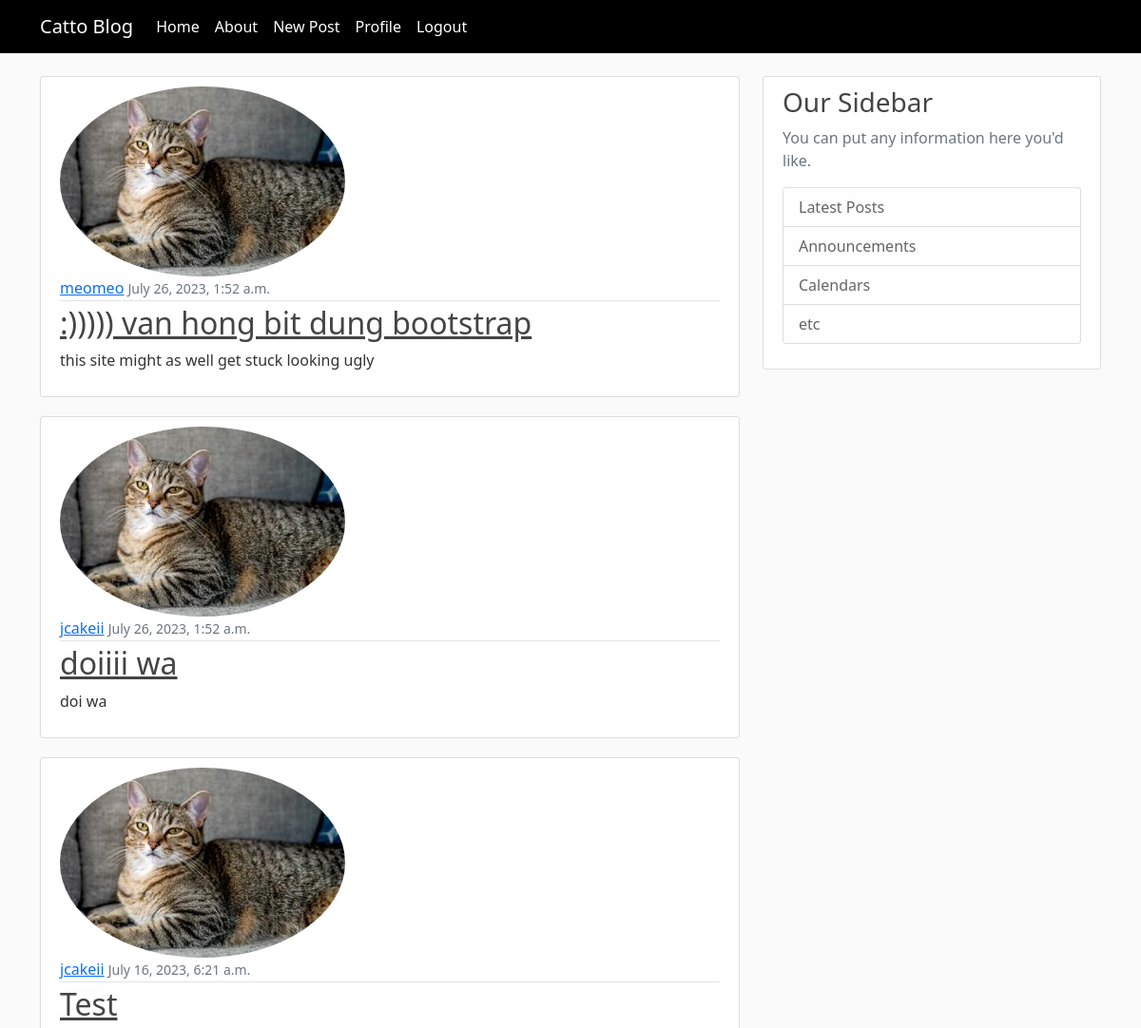
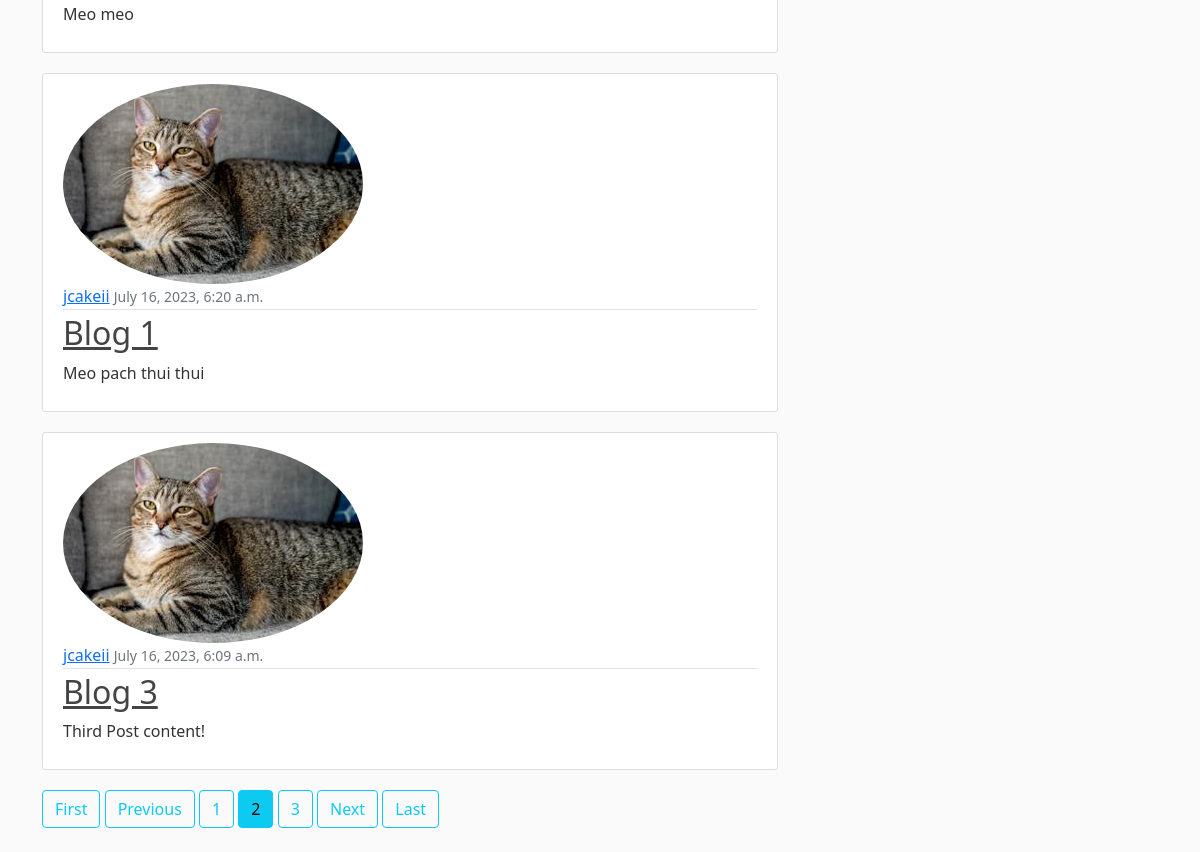
Page /?page=2 (signed in) on the committed database (2 pictures, top to bottom).
### blog/models.py (models this page shows, shortened)
class Post(models.Model): #each class is its own table in the database
    title = models.CharField(max_length = 100)
    content = models.TextField()
    date_posted = models.DateTimeField(default = timezone.now) #set the date posted to current date
    author = models.ForeignKey(User, on_delete=models.CASCADE) #pass in the related User table and what we want Django to do if the user who created the post gets deleted: if a user gets deleted, delete the post

### user/models.py (models this page shows, shortened)
class Profile(models.Model):
    user = models.OneToOneField(User, on_delete=models.CASCADE) #if user is deleted, delete the profile
    image = models.ImageField(default = 'default.jpg', upload_to = 'profile_pics')

### blog/views.py (the view)
# urls.py: path('', PostListView.as_view(), name= 'blog-home'),
class PostListView(ListView):
    model = Post
    template_name = 'blog/home.html' #<app>/<model>_<viewtype>.html
    context_object_name = 'posts'
    ordering = ['-date_posted']
    paginate_by = 5

### blog/templates/blog/home.html
{% extends "blog/base.html" %}
{% block content %}
  {% for post in posts %}
    <article class="media content-section">
        <img class ="rounded-circle article-image" src = "{{ post.author.profile.image.url }}">
        <div class="media-body">
          <div class="article-metadata">
            <a class="mr-2" href="{% url 'user-posts' post.author.username %}">{{ post.author }}</a>
            <small class="text-muted">{{ post.date_posted }}</small>
          </div>
          <h2><a class="article-title" href="{% url 'post-detail' post.id %}">{{ post.title }}</a></h2>
          <p class="article-content">{{ post.content }}</p>
        </div>
      </article>
  {% endfor %}
  {% if is_paginated %}
  {% if page_obj.has_previous %}
    <a class="btn btn-outline-info mb-4" href="?page=1">First</a>
    <a class="btn btn-outline-info mb-4" href="?page={{ page_obj.previous_page_number }}">Previous</a>
  {% endif %}
  {% for num in page_obj.paginator.page_range %}
    {% if page_obj.number == num %}
      <a class="btn btn-info mb-4" href="?page={{ num }}">{{ num }}</a>
    {% elif num > page_obj.number|add:'-3' and num < page_obj.number|add:'3' %}
      <a class="btn btn-outline-info mb-4" href="?page={{ num }}">{{ num }}</a>
    {% endif %}
  {% endfor %}
  {% if page_obj.has_next %}
    <a class="btn btn-outline-info mb-4" href="?page={{ page_obj.next_page_number }}">Next</a>
    <a class="btn btn-outline-info mb-4" href="?page={{ page_obj.paginator.num_pages }}">Last</a>
  {% endif %}
{% endif %}
{% endblock content %}

### blog/static/blog/main.css (style rules this page uses)
body { background: #fafafa; color: #333333; margin-top: 5rem; }
h1, h2, h3, h4, h5, h6 { color: #444444; }
.content-section { background: #ffffff; padding: 10px 20px; border: 1px solid #dddddd; border-radius: 3px; margin-bottom: 20px; }
.article-title { color: #444444; }
.article-content { white-space: pre-line; }
.article-metadata { padding-bottom: 1px; margin-bottom: 4px; border-bottom: 1px solid #e3e3e3 }

### rows in the picture
Post: author.profile.image (placeholder picture), author "meomeo", date_posted "July 26, 2023, 1:52 a.m.", title ":))))) van hong bit dung bootstrap", content "this site might as well get stuck looking ugly"
Post: author.profile.image (picture), author "jcakeii", date_posted "July 26, 2023, 1:52 a.m.", title "doiiii wa", content "doi wa"
Post: author.profile.image (picture), author "jcakeii", date_posted "July 16, 2023, 6:21 a.m.", title "Test", content "Meo meo"
Post: author.profile.image (picture), author "jcakeii", date_posted "July 16, 2023, 6:20 a.m.", title "Blog 1", content "Meo pach thui thui"
Post: author.profile.image (picture), author "jcakeii", date_posted "July 16, 2023, 6:09 a.m.", title "Blog 3", content "Third Post content!"

### other values in the picture
{{ num }} "1" "3"
{{ num }} "2"
